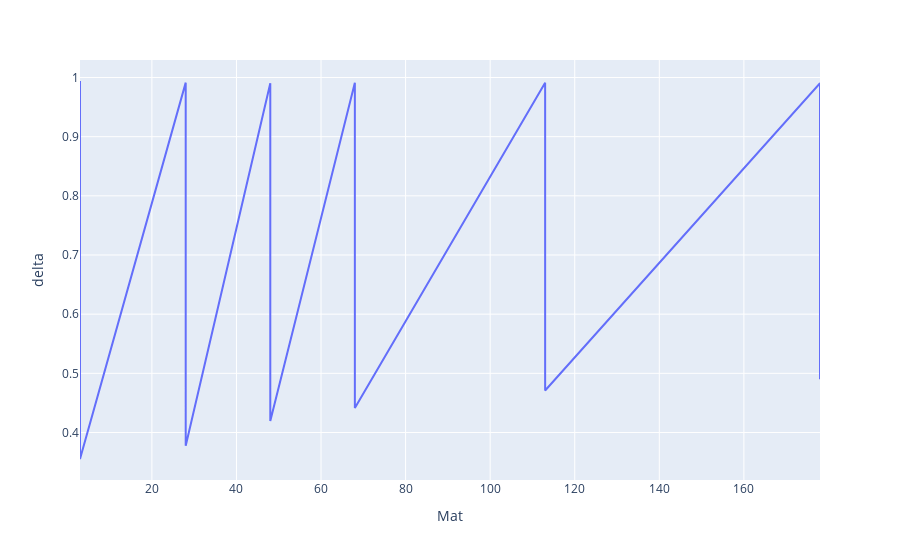

Notebook code for this chart:
### Code cell
chosen_data = all_data[(all_data['date'] == '2010-04-14')]

fig = px.line(chosen_data, y='delta', x='Mat')
#fig.add_vline(x=chosen_data['S'].values[0])
fig.show()

### Figure 1 — Plotly figure (JSON) as saved in the notebook; plotly's stock layout.template omitted (floating-point values rounded to 4 significant figures; data arrays with more than 128 entries replaced by an {"elided": "..."} marker saying what was removed)
{"data": [{"hovertemplate": "Mat=%{x}<br>delta=%{y}<extra></extra>", "legendgroup": "", "line": {"color": "#636efa", "dash": "solid"}, "marker": {"symbol": "circle"}, "mode": "lines", "name": "", "orientation": "v", "showlegend": false, "type": "scatter", "x": {"elided": "144 int values"}, "xaxis": "x", "y": {"elided": "144 float values"}, "yaxis": "y"}], "layout": {"legend": {"tracegroupgap": 0}, "margin": {"t": 60}, "xaxis": {"anchor": "y", "domain": [0, 1], "title": {"text": "Mat"}}, "yaxis": {"anchor": "x", "domain": [0, 1], "title": {"text": "delta"}}}}
